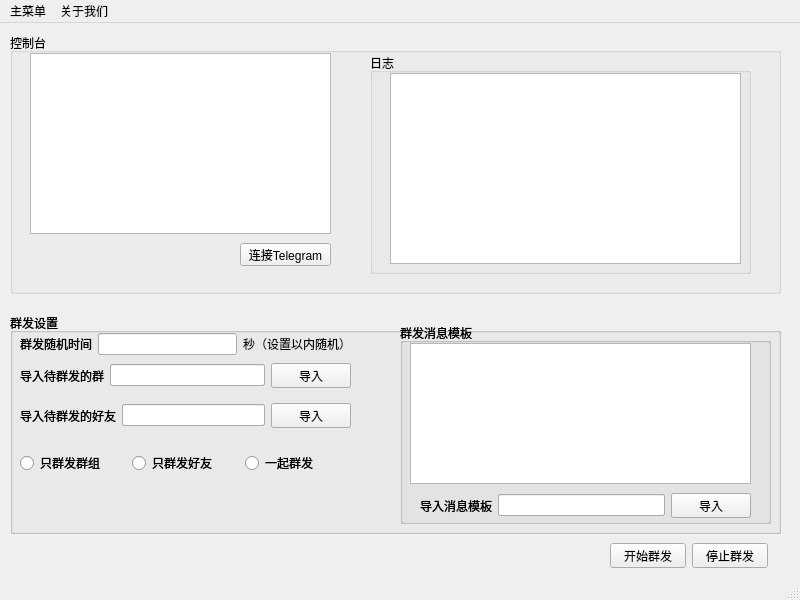
<?xml version="1.0" encoding="UTF-8"?>
<ui version="4.0">
 <class>MainWindow</class>
 <widget class="QMainWindow" name="MainWindow">
  <property name="geometry">
   <rect>
    <x>0</x>
    <y>0</y>
    <width>800</width>
    <height>600</height>
   </rect>
  </property>
  <property name="windowTitle">
   <string>MainWindow</string>
  </property>
  <widget class="QWidget" name="centralwidget">
   <widget class="QGroupBox" name="groupBox">
    <property name="geometry">
     <rect>
      <x>10</x>
      <y>10</y>
      <width>771</width>
      <height>261</height>
     </rect>
    </property>
    <property name="title">
     <string>控制台</string>
    </property>
    <widget class="QTableWidget" name="tableWidget">
     <property name="geometry">
      <rect>
       <x>20</x>
       <y>20</y>
       <width>301</width>
       <height>181</height>
      </rect>
     </property>
    </widget>
    <widget class="QGroupBox" name="groupBox_4">
     <property name="geometry">
      <rect>
       <x>360</x>
       <y>20</y>
       <width>381</width>
       <height>221</height>
      </rect>
     </property>
     <property name="title">
      <string>日志</string>
     </property>
     <widget class="QTextEdit" name="textEdit">
      <property name="geometry">
       <rect>
        <x>20</x>
        <y>20</y>
        <width>351</width>
        <height>191</height>
       </rect>
      </property>
     </widget>
    </widget>
    <widget class="QPushButton" name="pushButton_9">
     <property name="geometry">
      <rect>
       <x>230</x>
       <y>210</y>
       <width>91</width>
       <height>23</height>
      </rect>
     </property>
     <property name="text">
      <string>连接Telegram</string>
     </property>
    </widget>
   </widget>
   <widget class="QGroupBox" name="groupBox_3">
    <property name="geometry">
     <rect>
      <x>10</x>
      <y>290</y>
      <width>771</width>
      <height>221</height>
     </rect>
    </property>
    <property name="title">
     <string>群发设置</string>
    </property>
    <widget class="QWidget" name="layoutWidget">
     <property name="geometry">
      <rect>
       <x>10</x>
       <y>20</y>
       <width>141</width>
       <height>22</height>
      </rect>
     </property>
     <layout class="QHBoxLayout" name="horizontalLayout">
      <item>
       <widget class="QLabel" name="label">
        <property name="text">
         <string>群发随机时间</string>
        </property>
       </widget>
      </item>
      <item>
       <widget class="QLineEdit" name="lineEdit"/>
      </item>
      <item>
       <widget class="QLabel" name="label_2">
        <property name="text">
         <string>秒</string>
        </property>
       </widget>
      </item>
     </layout>
    </widget>
    <widget class="QGroupBox" name="groupBox_2">
     <property name="geometry">
      <rect>
       <x>390</x>
       <y>10</y>
       <width>371</width>
       <height>201</height>
      </rect>
     </property>
     <property name="title">
      <string>群发消息模板</string>
     </property>
     <widget class="QTextEdit" name="textEdit">
      <property name="geometry">
       <rect>
        <x>10</x>
        <y>20</y>
        <width>341</width>
        <height>141</height>
       </rect>
      </property>
     </widget>
     <widget class="QWidget" name="layoutWidget">
      <property name="geometry">
       <rect>
        <x>20</x>
        <y>170</y>
        <width>331</width>
        <height>25</height>
       </rect>
      </property>
      <layout class="QHBoxLayout" name="horizontalLayout_3">
       <item>
        <widget class="QLabel" name="label_3">
         <property name="text">
          <string>导入消息模板</string>
         </property>
        </widget>
       </item>
       <item>
        <widget class="QLineEdit" name="lineEdit_2"/>
       </item>
       <item>
        <widget class="QPushButton" name="pushButton_3">
         <property name="text">
          <string>导入</string>
         </property>
        </widget>
       </item>
      </layout>
     </widget>
    </widget>
    <widget class="QWidget" name="layoutWidget">
     <property name="geometry">
      <rect>
       <x>10</x>
       <y>50</y>
       <width>331</width>
       <height>25</height>
      </rect>
     </property>
     <layout class="QHBoxLayout" name="horizontalLayout_4">
      <item>
       <widget class="QLabel" name="label_4">
        <property name="text">
         <string>导入待群发的群</string>
        </property>
       </widget>
      </item>
      <item>
       <widget class="QLineEdit" name="lineEdit_3"/>
      </item>
      <item>
       <widget class="QPushButton" name="pushButton_4">
        <property name="text">
         <string>导入</string>
        </property>
       </widget>
      </item>
     </layout>
    </widget>
    <widget class="QWidget" name="layoutWidget_2">
     <property name="geometry">
      <rect>
       <x>10</x>
       <y>90</y>
       <width>331</width>
       <height>25</height>
      </rect>
     </property>
     <layout class="QHBoxLayout" name="horizontalLayout_5">
      <item>
       <widget class="QLabel" name="label_5">
        <property name="text">
         <string>导入待群发的好友</string>
        </property>
       </widget>
      </item>
      <item>
       <widget class="QLineEdit" name="lineEdit_4"/>
      </item>
      <item>
       <widget class="QPushButton" name="pushButton_5">
        <property name="text">
         <string>导入</string>
        </property>
       </widget>
      </item>
     </layout>
    </widget>
    <widget class="QGroupBox" name="groupBox_5">
     <property name="geometry">
      <rect>
       <x>0</x>
       <y>0</y>
       <width>771</width>
       <height>221</height>
      </rect>
     </property>
     <property name="title">
      <string>群发设置</string>
     </property>
     <widget class="QWidget" name="layoutWidget_3">
      <property name="geometry">
       <rect>
        <x>10</x>
        <y>20</y>
        <width>331</width>
        <height>22</height>
       </rect>
      </property>
      <layout class="QHBoxLayout" name="horizontalLayout_7">
       <item>
        <widget class="QLabel" name="label_6">
         <property name="text">
          <string>群发随机时间</string>
         </property>
        </widget>
       </item>
       <item>
        <widget class="QLineEdit" name="lineEdit_5"/>
       </item>
       <item>
        <widget class="QLabel" name="label_7">
         <property name="text">
          <string>秒（设置以内随机）</string>
         </property>
        </widget>
       </item>
      </layout>
     </widget>
     <widget class="QGroupBox" name="groupBox_6">
      <property name="geometry">
       <rect>
        <x>390</x>
        <y>10</y>
        <width>371</width>
        <height>201</height>
       </rect>
      </property>
      <property name="title">
       <string>群发消息模板</string>
      </property>
      <widget class="QTextEdit" name="textEdit_2">
       <property name="geometry">
        <rect>
         <x>10</x>
         <y>20</y>
         <width>341</width>
         <height>141</height>
        </rect>
       </property>
      </widget>
      <widget class="QWidget" name="layoutWidget_4">
       <property name="geometry">
        <rect>
         <x>20</x>
         <y>170</y>
         <width>331</width>
         <height>25</height>
        </rect>
       </property>
       <layout class="QHBoxLayout" name="horizontalLayout_8">
        <item>
         <widget class="QLabel" name="label_8">
          <property name="text">
           <string>导入消息模板</string>
          </property>
         </widget>
        </item>
        <item>
         <widget class="QLineEdit" name="lineEdit_6"/>
        </item>
        <item>
         <widget class="QPushButton" name="pushButton_6">
          <property name="text">
           <string>导入</string>
          </property>
         </widget>
        </item>
       </layout>
      </widget>
     </widget>
     <widget class="QWidget" name="layoutWidget_5">
      <property name="geometry">
       <rect>
        <x>10</x>
        <y>50</y>
        <width>331</width>
        <height>25</height>
       </rect>
      </property>
      <layout class="QHBoxLayout" name="horizontalLayout_9">
       <item>
        <widget class="QLabel" name="label_9">
         <property name="text">
          <string>导入待群发的群</string>
         </property>
        </widget>
       </item>
       <item>
        <widget class="QLineEdit" name="lineEdit_7"/>
       </item>
       <item>
        <widget class="QPushButton" name="pushButton_7">
         <property name="text">
          <string>导入</string>
         </property>
        </widget>
       </item>
      </layout>
     </widget>
     <widget class="QWidget" name="layoutWidget_6">
      <property name="geometry">
       <rect>
        <x>10</x>
        <y>90</y>
        <width>331</width>
        <height>25</height>
       </rect>
      </property>
      <layout class="QHBoxLayout" name="horizontalLayout_10">
       <item>
        <widget class="QLabel" name="label_10">
         <property name="text">
          <string>导入待群发的好友</string>
         </property>
        </widget>
       </item>
       <item>
        <widget class="QLineEdit" name="lineEdit_8"/>
       </item>
       <item>
        <widget class="QPushButton" name="pushButton_8">
         <property name="text">
          <string>导入</string>
         </property>
        </widget>
       </item>
      </layout>
     </widget>
     <widget class="QWidget" name="layoutWidget_7">
      <property name="geometry">
       <rect>
        <x>10</x>
        <y>140</y>
        <width>331</width>
        <height>20</height>
       </rect>
      </property>
      <layout class="QHBoxLayout" name="horizontalLayout_11">
       <item>
        <widget class="QRadioButton" name="radioButton_4">
         <property name="text">
          <string>只群发群组</string>
         </property>
        </widget>
       </item>
       <item>
        <widget class="QRadioButton" name="radioButton_5">
         <property name="text">
          <string>只群发好友</string>
         </property>
        </widget>
       </item>
       <item>
        <widget class="QRadioButton" name="radioButton_6">
         <property name="text">
          <string>一起群发</string>
         </property>
        </widget>
       </item>
      </layout>
     </widget>
    </widget>
    <widget class="QWidget" name="layoutWidget">
     <property name="geometry">
      <rect>
       <x>10</x>
       <y>140</y>
       <width>331</width>
       <height>20</height>
      </rect>
     </property>
     <layout class="QHBoxLayout" name="horizontalLayout_6">
      <item>
       <widget class="QRadioButton" name="radioButton">
        <property name="text">
         <string>只群发群组</string>
        </property>
       </widget>
      </item>
      <item>
       <widget class="QRadioButton" name="radioButton_2">
        <property name="text">
         <string>只群发好友</string>
        </property>
       </widget>
      </item>
      <item>
       <widget class="QRadioButton" name="radioButton_3">
        <property name="text">
         <string>一起群发</string>
        </property>
       </widget>
      </item>
     </layout>
    </widget>
   </widget>
   <widget class="QWidget" name="layoutWidget">
    <property name="geometry">
     <rect>
      <x>610</x>
      <y>520</y>
      <width>158</width>
      <height>25</height>
     </rect>
    </property>
    <layout class="QHBoxLayout" name="horizontalLayout_2">
     <item>
      <widget class="QPushButton" name="pushButton">
       <property name="text">
        <string>开始群发</string>
       </property>
      </widget>
     </item>
     <item>
      <widget class="QPushButton" name="pushButton_2">
       <property name="text">
        <string>停止群发</string>
       </property>
      </widget>
     </item>
    </layout>
   </widget>
  </widget>
  <widget class="QMenuBar" name="menubar">
   <property name="geometry">
    <rect>
     <x>0</x>
     <y>0</y>
     <width>800</width>
     <height>23</height>
    </rect>
   </property>
   <widget class="QMenu" name="menu">
    <property name="title">
     <string>主菜单</string>
    </property>
   </widget>
   <widget class="QMenu" name="menu_2">
    <property name="title">
     <string>关于我们</string>
    </property>
   </widget>
   <addaction name="menu"/>
   <addaction name="menu_2"/>
  </widget>
  <widget class="QStatusBar" name="statusbar"/>
 </widget>
 <resources/>
 <connections/>
</ui>
